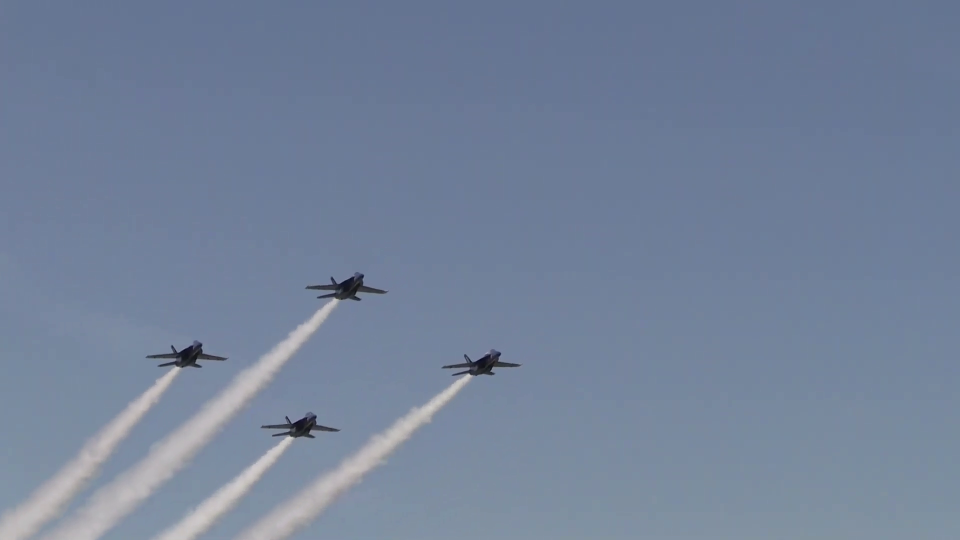
#> input picture frame 24 of visual_jets/blueangels.mp4, 1920 x 1080 px (shown at 1/2 size)
$ python blueangels.py
#> lines starting #> are read from the running program, lines starting #| are printed output that depends on the picture; after the words box and inside, x2 and y2 are one past the last pixel; in counts of white or black regions, pixels touching at a corner belong together
import cv2
import math
import numpy as np


center_points_prev_frame = []
tracking_objects = {}
track_id = 0
count = 0

cap = cv2.VideoCapture("blueangels.mp4")

# Comprobar que el vídeo se abre correctamente
if not cap.isOpened():
    print("Error opening video file")
    exit()
else:
    print("success")

# Create background subtractor
object_detector = cv2.createBackgroundSubtractorMOG2()

while True:
    center_points_cur_frame = []
    count += 1

    ret, frame = cap.read()
#> frame is the input picture: shape (1080, 1920, 3); mean B, G, R 154.5, 130.5, 115.8
    if not ret:
        break

    # Convert to grayscale and apply Gaussian blur
    f_gray = cv2.cvtColor(frame, cv2.COLOR_BGR2GRAY)
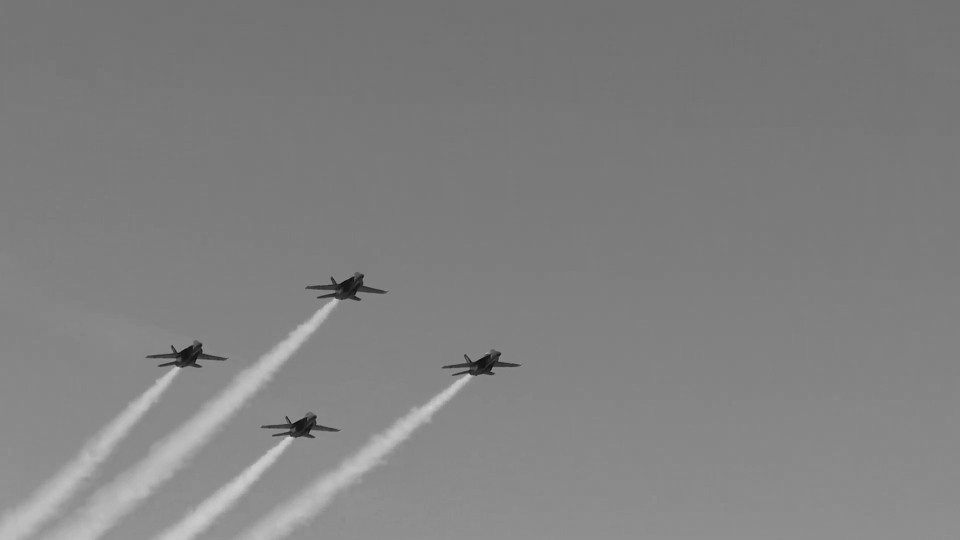
#> f_gray: shape (1080, 1920) (shown at 1/2 size); min 3, max 209, mean 128.8
    f_gray = cv2.GaussianBlur(f_gray, (15, 15), 0)

    height, width = f_gray.shape
#> height = 1080; width = 1920

    # Threshold to create a mask for dark regions
    _, dark_mask = cv2.threshold(f_gray, 100, 255, cv2.THRESH_BINARY_INV)
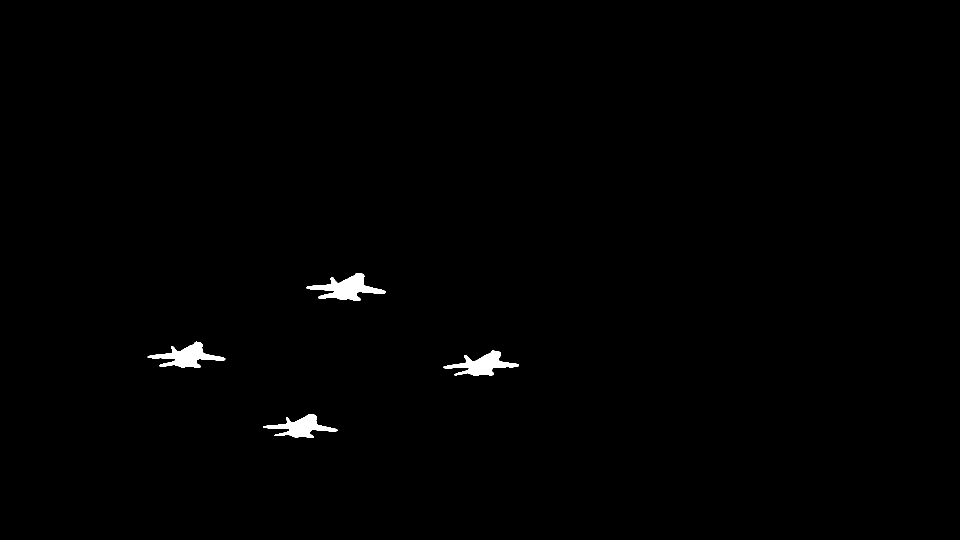
#> dark_mask: shape (1080, 1920) (shown at 1/2 size); 0.63% white; 4 white regions


    # Find contours in the combined mask
    contours, _ = cv2.findContours(dark_mask, cv2.RETR_TREE, cv2.CHAIN_APPROX_SIMPLE)
#> contours = 4 contours; box (x1, y1, x2, y2) and area: (613, 546, 772, 602) 3535, (295, 683, 451, 736) 3052, (887, 701, 1038, 752) 2954, (526, 828, 675, 876) 2676

    for cnt in contours:
        # Calculate area and filter small objects
        area = cv2.contourArea(cnt)
        if 1700 < area :
            x, y, w, h = cv2.boundingRect(cnt)
            cx, cy = int(x + w / 2), int(y + h / 2)
            center_points_cur_frame.append((cx, cy))

            # Draw the rectangle on the original frame
            cv2.rectangle(frame, (x, y), (x + w, y + h), (0, 255, 0), 3)
#> this loop made 4 passes
#> (area, x, y, w, h, cx, cy) on passes 1 to 4: (2676, 526, 828, 149, 48, 600, 852), (2953.5, 887, 701, 151, 51, 962, 726), (3052, 295, 683, 156, 53, 373, 709), (3535, 613, 546, 159, 56, 692, 574)
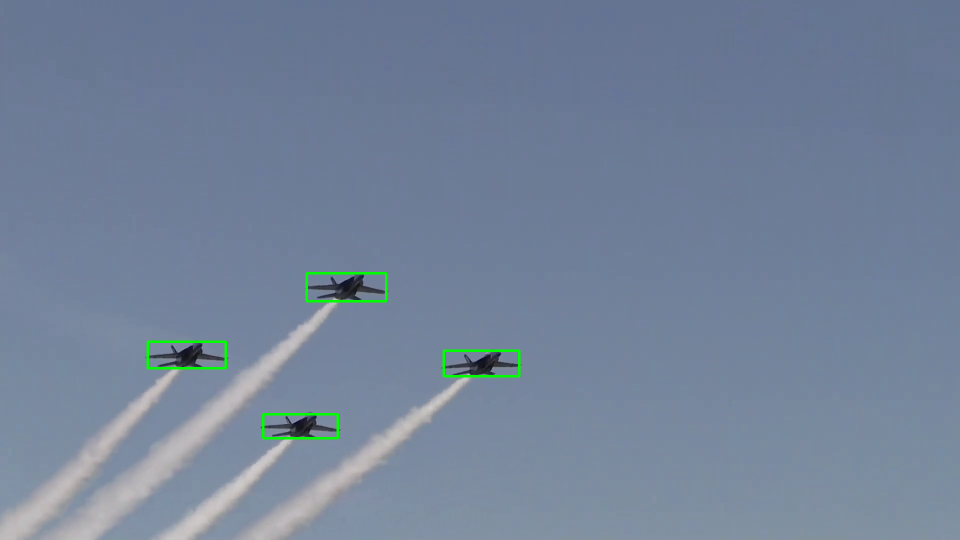
#> frame: shape (1080, 1920, 3) (shown at 1/2 size); 0.39% of pixels changed, all inside (x1, y1, x2, y2) = (293, 544, 1041, 879)
#> after the loop, center_points_cur_frame = [(600, 852), (962, 726), (373, 709), (692, 574)]

    # Update object tracking
    if count <= 2:
        for pt in center_points_cur_frame:
            tracking_objects[track_id] = pt
            track_id += 1
#> this loop made 4 passes
#> after the loop, track_id = 4; tracking_objects = {0: (600, 852), 1: (962, 726), 2: (373, 709), 3: (692, 574)}
    else:
        updated_objects = {}
        for pt in center_points_cur_frame:
            match_found = False
            for object_id, prev_pt in tracking_objects.items():
                distance = math.hypot(prev_pt[0] - pt[0], prev_pt[1] - pt[1])
                if distance < 20:
                    updated_objects[object_id] = pt
                    match_found = True
                    break

            if not match_found:
                tracking_objects[track_id] = pt
                updated_objects[track_id] = pt
                track_id += 1

        tracking_objects = updated_objects

    # Draw circles and IDs
    for object_id, pt in tracking_objects.items():
        cv2.circle(frame, pt, 5, (0, 0, 255), -1)
        cv2.putText(
            frame, f" {object_id}", (pt[0], pt[1] - 7), cv2.FONT_HERSHEY_SIMPLEX, 0.5, (0, 255, 0), 2
        )
#> frame: shape (1080, 1920, 3); 0.03% of pixels changed, all inside (x1, y1, x2, y2) = (368, 556, 978, 858)

    # Display the frame
    cv2.imshow("Frame", frame)
    cv2.imshow("Dark Mask", dark_mask)

    # Copy current frame points to previous frame
    center_points_prev_frame = center_points_cur_frame.copy()
#> center_points_prev_frame = [(600, 852), (962, 726), (373, 709), (692, 574)]

    key = cv2.waitKey(1)
#> (key Esc is pressed here)
    if key == 27:  # ESC key to break
        break

cap.release()
cv2.destroyAllWindows()

$ run again, starting later in the video
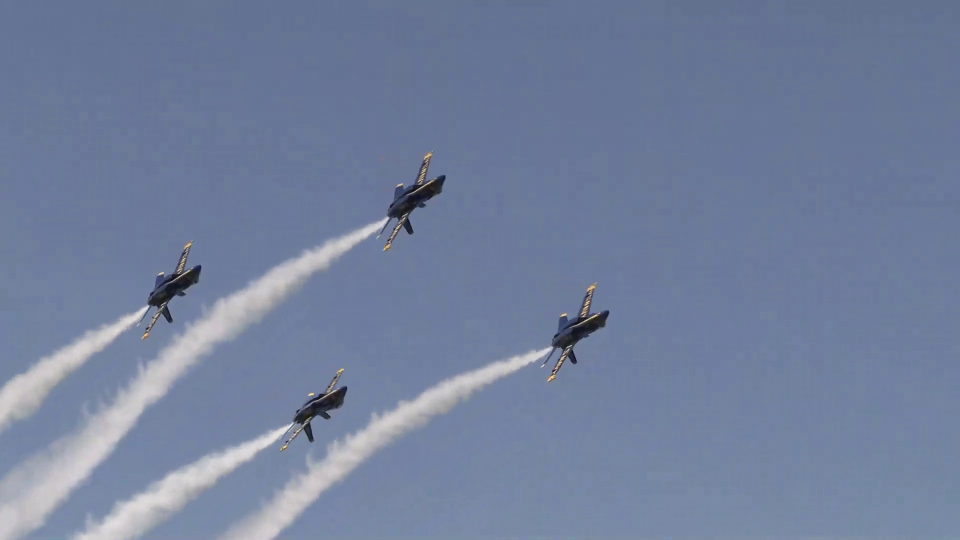
#> input picture frame 108 of visual_jets/blueangels.mp4, 1920 x 1080 px (shown at 1/2 size)
#> frame is the input picture: shape (1080, 1920, 3); mean B, G, R 156.6, 127.8, 114.2
#> `_, dark_mask = cv2.threshold(f_gray, 100, 255, cv2.THRESH_BINARY_INV)`:
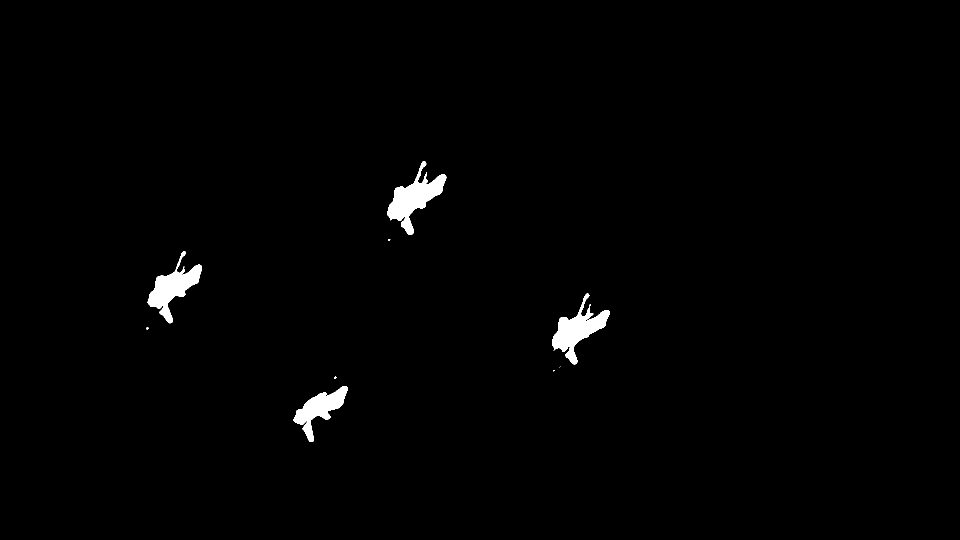
#> dark_mask: shape (1080, 1920) (shown at 1/2 size); 1.1% white; 9 white regions (5 under 20 px)
#> contours = 9 contours, 5 with area under 20; largest, box (x1, y1, x2, y2) and area: (775, 322, 893, 470) 6028, (1104, 586, 1220, 729) 5466, (295, 502, 404, 647) 5220, (587, 772, 695, 884) 4287
#> the loop `for cnt in contours:` made 9 passes
#> (area, x, y, w, h, cx, cy) on passes 1, 6, 7, 9: (4287, 587, 772, 108, 112, 641, 828), (5466.5, 1104, 586, 116, 143, 1162, 657), (5220, 295, 502, 109, 145, 349, 574), (6028, 775, 322, 118, 148, 834, 396)
#> after the loop `for cnt in contours:`:
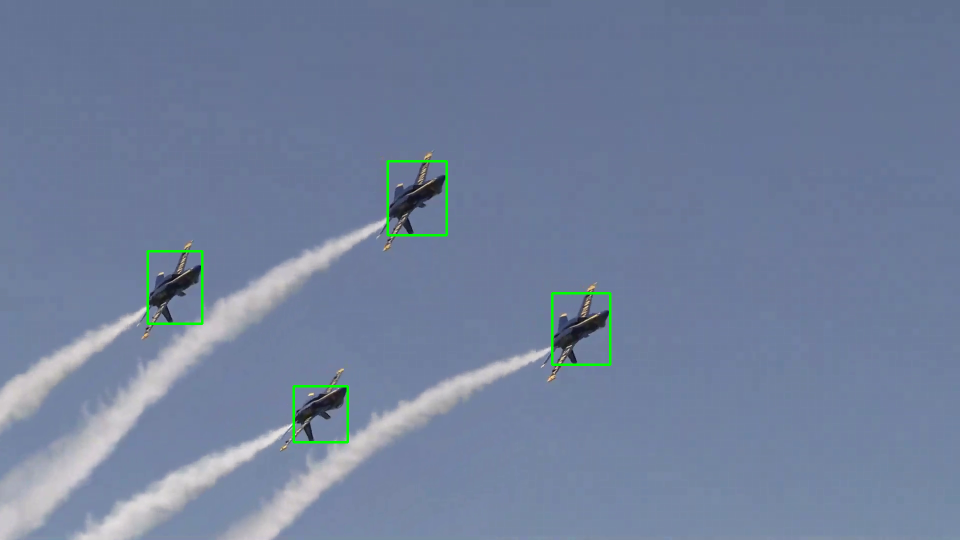
#> frame: shape (1080, 1920, 3) (shown at 1/2 size); 0.48% of pixels changed, all inside (x1, y1, x2, y2) = (293, 320, 1223, 887)
#> after the loop `for cnt in contours:`: center_points_cur_frame = [(641, 828), (1162, 657), (349, 574), (834, 396)]
#> the loop `for pt in center_points_cur_frame:` made 4 passes
#> after the loop `for pt in center_points_cur_frame:`: track_id = 4; tracking_objects = {0: (641, 828), 1: (1162, 657), 2: (349, 574), 3: (834, 396)}
#> the loop `for object_id, pt in tracking_objects.items():` made 4 passes
#> center_points_prev_frame = [(641, 828), (1162, 657), (349, 574), (834, 396)]

$ run again, starting later in the video
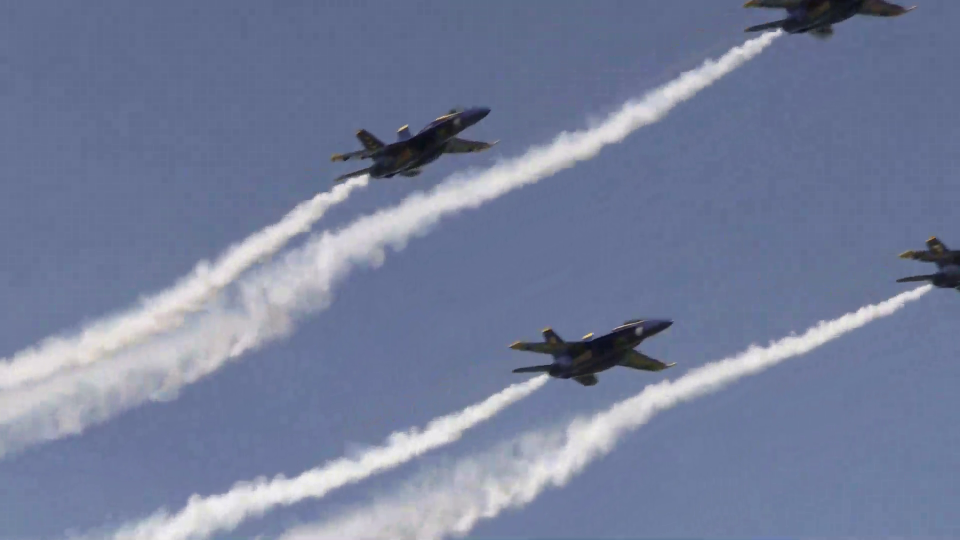
#> input picture frame 193 of visual_jets/blueangels.mp4, 1920 x 1080 px (shown at 1/2 size)
#> frame is the input picture: shape (1080, 1920, 3); mean B, G, R 154.9, 126.5, 116.5
#> `_, dark_mask = cv2.threshold(f_gray, 100, 255, cv2.THRESH_BINARY_INV)`:
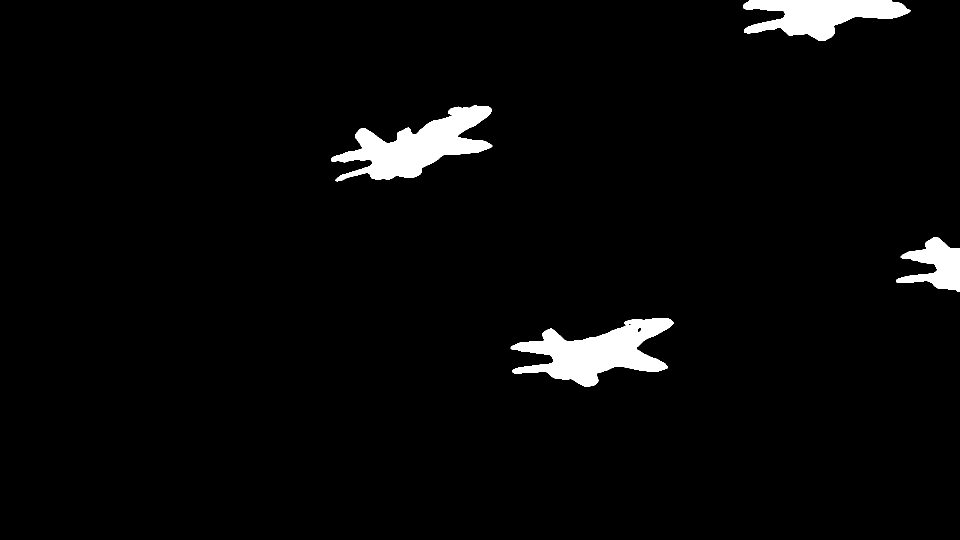
#> dark_mask: shape (1080, 1920) (shown at 1/2 size); 3.2% white; 4 white regions
#> contours = 6 contours; box (x1, y1, x2, y2) and area: (662, 211, 985, 363) 21386, (1021, 637, 1347, 773) 21284, (1486, 0, 1822, 82) 15068, (1792, 474, 1920, 584) 7125, (1274, 655, 1283, 665) 56, (1254, 647, 1265, 651) 21
#> the loop `for cnt in contours:` made 6 passes
#> (area, x, y, w, h, cx, cy) on passes 1, 4, 5, 6: (21283.5, 1021, 637, 326, 136, 1184, 705), (7125, 1792, 474, 128, 110, 1856, 529), (21386, 662, 211, 323, 152, 823, 287), (15068, 1486, 0, 336, 82, 1654, 41)
#> after the loop `for cnt in contours:`:
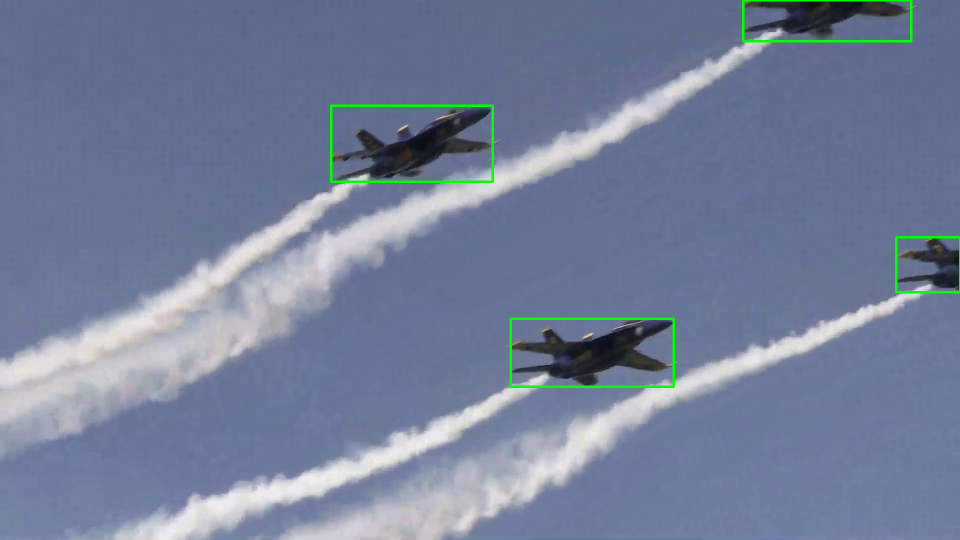
#> frame: shape (1080, 1920, 3) (shown at 1/2 size); 0.72% of pixels changed, all inside (x1, y1, x2, y2) = (660, 0, 1920, 776)
#> after the loop `for cnt in contours:`: center_points_cur_frame = [(1184, 705), (1856, 529), (823, 287), (1654, 41)]
#> the loop `for pt in center_points_cur_frame:` made 4 passes
#> after the loop `for pt in center_points_cur_frame:`: track_id = 4; tracking_objects = {0: (1184, 705), 1: (1856, 529), 2: (823, 287), 3: (1654, 41)}
#> the loop `for object_id, pt in tracking_objects.items():` made 4 passes
#> center_points_prev_frame = [(1184, 705), (1856, 529), (823, 287), (1654, 41)]
